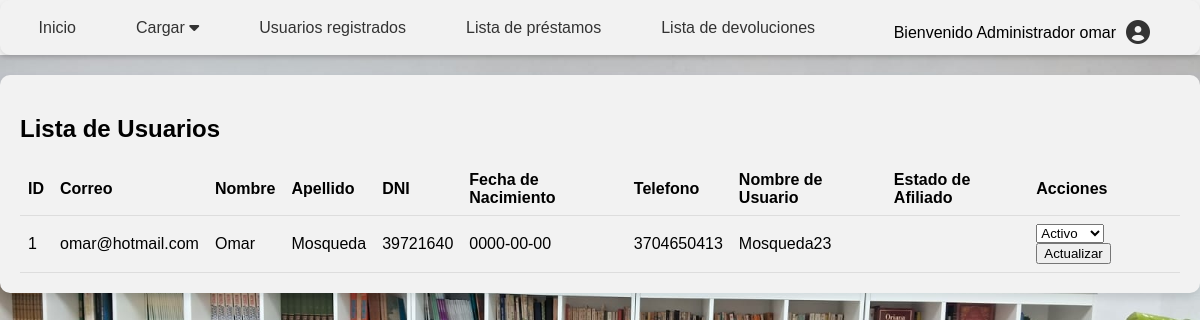
/view/content/usuarios.php (signed in), run on an earlier commit of the app's database.
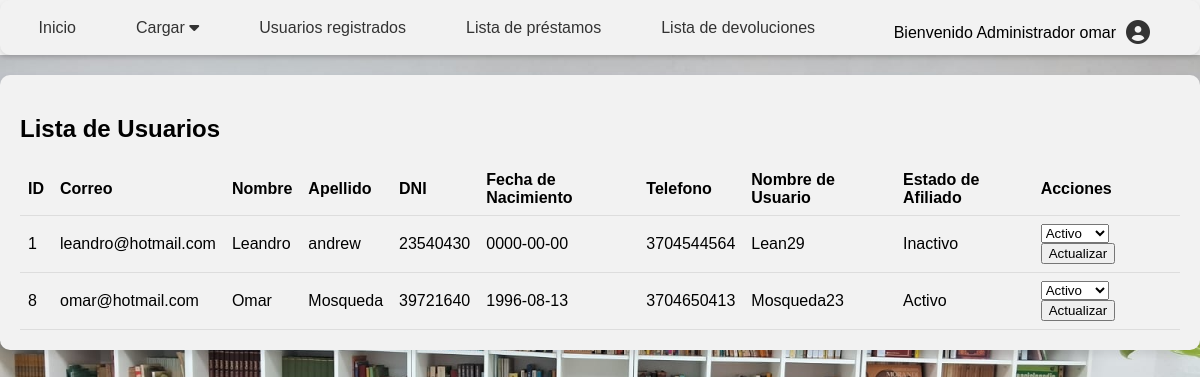
And on a later commit of the database.
### tables this page shows
CREATE TABLE `usuarios` (
  `id` int(11) NOT NULL,
  `correo` varchar(150) NOT NULL,
  `password` varchar(150) NOT NULL,
  `nombre` varchar(50) NOT NULL,
  `apellido` varchar(50) NOT NULL,
  `dni` varchar(20) NOT NULL,
  `telefono` varchar(20) NOT NULL,
  `fecha_nacimiento` date NOT NULL,
  `usuario` varchar(50) NOT NULL
);

CREATE TABLE `afiliados` (
  `id_afiliado` int(11) NOT NULL,
  `id` int(11) DEFAULT NULL,
  `Estado_Afiliacion` enum('Activo','Inactivo') DEFAULT 'Inactivo'
);

### view/content/usuarios.php (the view, shortened to what this page needs)
<?php
try {
    $database = new db();
    $conn = $database->conexion();
    $sql = "SELECT u.*, a.Estado_Afiliacion FROM usuarios u LEFT JOIN Afiliados a ON u.id = a.id";
    $stmt = $conn->query($sql);
    $usuarios = $stmt->fetchAll(PDO::FETCH_ASSOC);
} catch (PDOException $e) {
    echo "Error: " . $e->getMessage();
}
require_once("c://xampp/htdocs/login/view/head/headerAdmin.php");
?>
<!DOCTYPE html>
<html lang="es">
<head>
</head>
<body>
    <div class="container">
        <h2>Lista de Usuarios</h2>
        <table>
            <tr>
                <th>ID</th>
                <th>Correo</th>
                <th>Nombre</th>
                <th>Apellido</th>
                <th>DNI</th>
                <th>Fecha de Nacimiento</th>
                <th>Telefono</th>
                <th>Nombre de Usuario</th>
                <th>Estado de Afiliado</th>
                <th>Acciones</th>
            </tr>
            <?php foreach ($usuarios as $usuario): ?>
                <tr>
                    <td><?= $usuario['id'] ?></td>
                    <td><?= $usuario['correo'] ?></td>
                    <td><?= $usuario['nombre'] ?></td>
                    <td><?= $usuario['apellido'] ?></td>
                    <td><?= $usuario['dni'] ?></td>
                    <td><?= $usuario['fecha_nacimiento'] ?></td>
                    <td><?= $usuario['telefono'] ?></td>
                    <td><?= $usuario['usuario'] ?></td>
                    <td><?= $usuario['Estado_Afiliacion'] ?></td>
                    <td>
                        <form action="/login/view/home/afiliado.php" method="post">
                            <select name="estado_afiliacion">
                                <option value="Activo">Activo</option>
                            </select>
                            <button type="submit">Actualizar</button>
                        </form>
                    </td>
                </tr>
            <?php endforeach; ?>
        </table>
    </div>
</body>
</html>

### view/head/headerAdmin.php (shortened to what this page needs)
<!DOCTYPE html>
<html lang="es">
<head>
    <link rel="stylesheet" href="https://cdnjs.cloudflare.com/ajax/libs/font-awesome/6.0.0-beta3/css/all.min.css">
</head>
<body>
    <header>
        <nav class="navbar">
            <div class="navbar-links">
                <a href="/login/view/home/admin.php">Inicio</a>
                <div class="dropdown">
                    <a href="" class="dropbtn">Cargar <i class="fas fa-caret-down"></i></a>
                </div>
                <a href="/login/view/content/usuarios.php">Usuarios registrados</a>
                <a href="#">Lista de préstamos</a>
                <a href="#">Lista de devoluciones</a>
            </div>
            <div class="navbar-user">
                <span>Bienvenido Administrador <?= $_SESSION['usuario']?></span>
                <div class="dropdown">
                    <i class="fas fa-user-circle dropdown-toggle"></i>
                </div>
            </div>
        </nav>
    </header>

### view/head/headerAdmin.php (style rules this page uses)
body { background-image: url("/login/fondo.jpeg"); background-size: 100% auto; background-repeat: no-repeat; background-position: top left; margin: 0; padding: 0; font-family: Arial, sans-serif; }
header { background-color: #f2f2f2; box-shadow: 0 2px 4px rgba(0, 0, 0, 0.1); padding-top: 0px; margin-bottom: 20px; }
.navbar { display: flex; justify-content: center; align-items: center; padding: 10px 20px; border-radius: 10px; background-color: #f2f2f2; box-shadow: 0 2px 4px rgba(0, 0, 0, 0.1); }
.navbar-links { flex-grow: 1; display: flex; justify-content: center; }
.navbar-links a { color: #333; text-decoration: none; margin-right: 60px; }
.dropdown { position: relative; display: inline-block; }
.navbar-user { display: flex; align-items: center; margin-right: 20px; margin-top: 10px; }
.navbar-user span { margin-right: 10px; }
.navbar-user i { color: #333; font-size: 24px; margin-right: 10px; }
.navbar-user .dropdown { position: relative; }
.navbar-user .dropdown-toggle { cursor: pointer; }

### view/content/usuarios.php (style rules this page uses)
.container { border-radius: 10px; overflow: hidden; box-shadow: 0 4px 8px rgba(0, 0, 0, 0.1); margin: 20px auto; max-width: 1500px; background-color: #f2f2f2; padding: 20px; }
table { width: 100%; border-collapse: collapse; }
th, td { padding: 8px; text-align: left; border-bottom: 1px solid #ddd; }
th { background-color: #f2f2f2; }

What changed in the data, as far as the page shows it:
no longer on this page (row edited): usuarios: id "1", correo "omar@hotmail.com", nombre "Omar", apellido "Mosqueda", dni "39721640", fecha_nacimiento "0000-00-00", telefono "3704650413", usuario "Mosqueda23"
added afiliados: id "1", id.correo "leandro@hotmail.com", id.nombre "Leandro", id.apellido "andrew", id.dni "23540430", id.fecha_nacimiento "0000-00-00", id.telefono "3704544564", id.usuario "Lean29", Estado_Afiliacion "Inactivo"
added afiliados: id "8", id.correo "omar@hotmail.com", id.nombre "Omar", id.apellido "Mosqueda", id.dni "39721640", id.fecha_nacimiento "1996-08-13", id.telefono "3704650413", id.usuario "Mosqueda23", Estado_Afiliacion "Activo"
